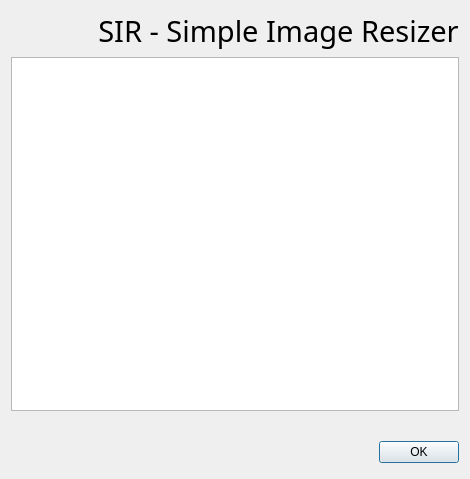
<?xml version="1.0" encoding="UTF-8"?>
<ui version="4.0">
 <class>About</class>
 <widget class="QDialog" name="About">
  <property name="geometry">
   <rect>
    <x>0</x>
    <y>0</y>
    <width>470</width>
    <height>479</height>
   </rect>
  </property>
  <property name="windowTitle">
   <string>Sir - Simple Image Resizer</string>
  </property>
  <property name="windowIcon">
   <iconset resource="../sir.qrc">
    <normaloff>:/images/sir-32x32.png</normaloff>:/images/sir-32x32.png</iconset>
  </property>
  <layout class="QGridLayout" name="gridLayout">
   <item row="0" column="0">
    <layout class="QVBoxLayout" name="verticalLayout_3">
     <item>
      <layout class="QHBoxLayout" name="horizontalLayout_2">
       <item>
        <widget class="QLabel" name="label">
         <property name="text">
          <string/>
         </property>
         <property name="pixmap">
          <pixmap resource="../sir.qrc">:/images/sir-64x64.png</pixmap>
         </property>
        </widget>
       </item>
       <item>
        <widget class="QLabel" name="label_2">
         <property name="font">
          <font>
           <family>Sui Generis</family>
           <pointsize>22</pointsize>
          </font>
         </property>
         <property name="text">
          <string>SIR - Simple Image Resizer</string>
         </property>
         <property name="textFormat">
          <enum>Qt::AutoText</enum>
         </property>
         <property name="alignment">
          <set>Qt::AlignCenter</set>
         </property>
        </widget>
       </item>
      </layout>
     </item>
     <item>
      <widget class="QTextBrowser" name="textBrowser"/>
     </item>
     <item>
      <widget class="QLabel" name="version">
       <property name="text">
        <string/>
       </property>
       <property name="textFormat">
        <enum>Qt::PlainText</enum>
       </property>
       <property name="alignment">
        <set>Qt::AlignCenter</set>
       </property>
      </widget>
     </item>
     <item>
      <layout class="QHBoxLayout" name="buttonLayout">
       <property name="spacing">
        <number>6</number>
       </property>
       <property name="leftMargin">
        <number>0</number>
       </property>
       <property name="topMargin">
        <number>0</number>
       </property>
       <property name="rightMargin">
        <number>0</number>
       </property>
       <property name="bottomMargin">
        <number>0</number>
       </property>
       <item>
        <spacer>
         <property name="orientation">
          <enum>Qt::Horizontal</enum>
         </property>
         <property name="sizeHint" stdset="0">
          <size>
           <width>131</width>
           <height>31</height>
          </size>
         </property>
        </spacer>
       </item>
       <item>
        <widget class="QPushButton" name="okButton">
         <property name="text">
          <string>OK</string>
         </property>
        </widget>
       </item>
      </layout>
     </item>
    </layout>
   </item>
  </layout>
 </widget>
 <resources>
  <include location="../sir.qrc"/>
 </resources>
 <connections>
  <connection>
   <sender>okButton</sender>
   <signal>clicked()</signal>
   <receiver>About</receiver>
   <slot>accept()</slot>
   <hints>
    <hint type="sourcelabel">
     <x>278</x>
     <y>253</y>
    </hint>
    <hint type="destinationlabel">
     <x>96</x>
     <y>254</y>
    </hint>
   </hints>
  </connection>
 </connections>
</ui>
